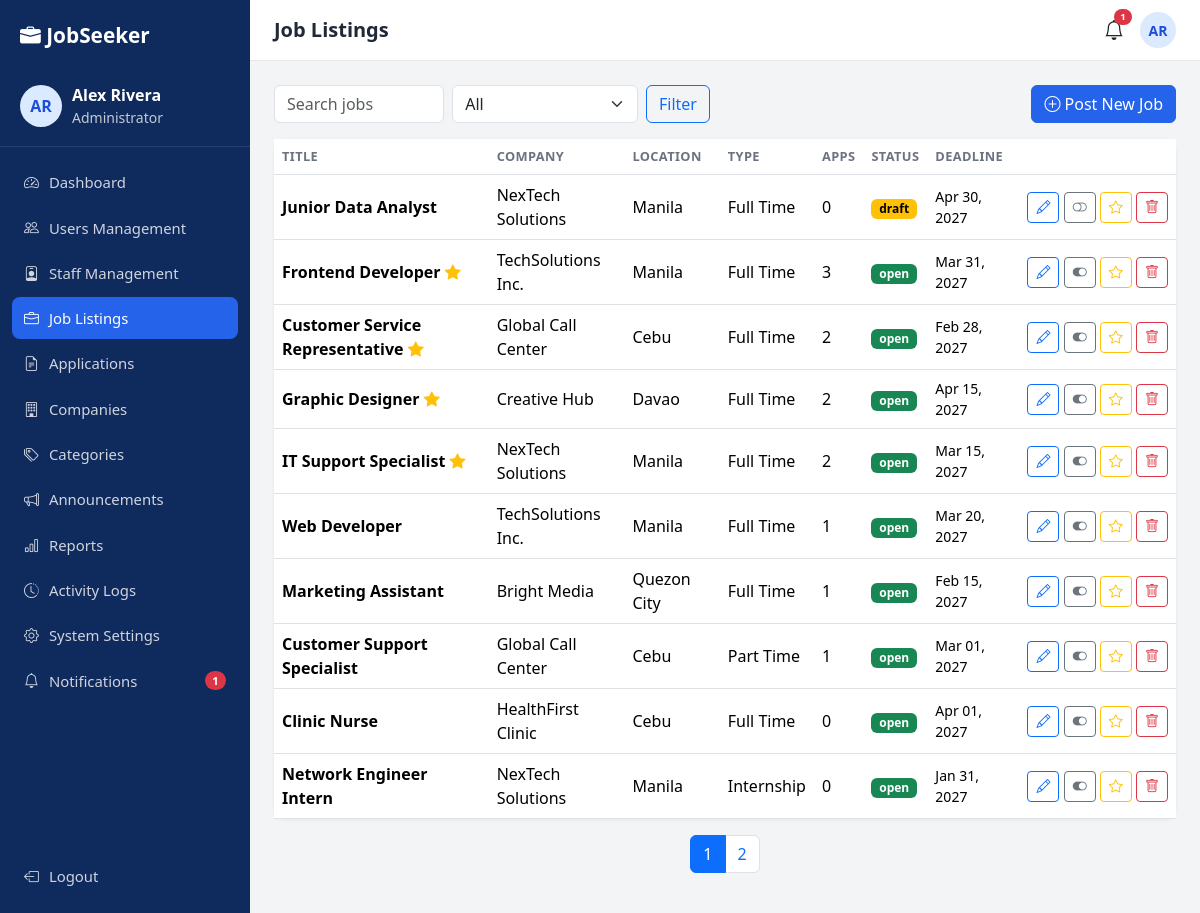
The page /admin/jobs.php (signed in) on the database its author committed.
### tables this page shows
CREATE TABLE user_profiles (
  id INT AUTO_INCREMENT PRIMARY KEY,
  user_id INT NOT NULL UNIQUE,
  phone VARCHAR(30), location VARCHAR(100), headline VARCHAR(150), skills VARCHAR(255), bio TEXT,
  profile_picture VARCHAR(255), resume VARCHAR(255),
  created_at TIMESTAMP DEFAULT CURRENT_TIMESTAMP,
  updated_at TIMESTAMP DEFAULT CURRENT_TIMESTAMP ON UPDATE CURRENT_TIMESTAMP,
  FOREIGN KEY (user_id) REFERENCES users(id) ON DELETE CASCADE
);

CREATE TABLE users (
  id INT AUTO_INCREMENT PRIMARY KEY,
  full_name VARCHAR(120) NOT NULL,
  username VARCHAR(50) NOT NULL UNIQUE,
  email VARCHAR(150) NOT NULL UNIQUE,
  password VARCHAR(255) NOT NULL,
  role ENUM('seeker','staff','admin') NOT NULL DEFAULT 'seeker',
  status ENUM('active','inactive') NOT NULL DEFAULT 'active',
  failed_attempts TINYINT NOT NULL DEFAULT 0,
  locked_until DATETIME NULL,
  last_login DATETIME NULL,
  created_at TIMESTAMP DEFAULT CURRENT_TIMESTAMP,
  updated_at TIMESTAMP DEFAULT CURRENT_TIMESTAMP ON UPDATE CURRENT_TIMESTAMP,
  INDEX idx_role (role), INDEX idx_status (status)
);

CREATE TABLE jobs (
  id INT AUTO_INCREMENT PRIMARY KEY,
  company_id INT NOT NULL, category_id INT NULL, posted_by INT NULL,
  title VARCHAR(150) NOT NULL, description TEXT NOT NULL, requirements TEXT,
  location VARCHAR(100) NOT NULL,
  job_type ENUM('Full Time','Part Time','Contract','Internship') NOT NULL DEFAULT 'Full Time',
  salary_min INT NULL, salary_max INT NULL,
  status ENUM('open','closed','draft') NOT NULL DEFAULT 'open',
  is_featured TINYINT(1) NOT NULL DEFAULT 0,
  deadline DATE NULL,
  created_at TIMESTAMP DEFAULT CURRENT_TIMESTAMP,
  updated_at TIMESTAMP DEFAULT CURRENT_TIMESTAMP ON UPDATE CURRENT_TIMESTAMP,
  INDEX idx_status (status), INDEX idx_location (location), INDEX idx_type (job_type), FULLTEXT idx_search (title, description),
  FOREIGN KEY (company_id) REFERENCES companies(id) ON DELETE CASCADE,
  FOREIGN KEY (category_id) REFERENCES job_categories(id) ON DELETE SET NULL,
  FOREIGN KEY (posted_by) REFERENCES users(id) ON DELETE SET NULL
);

CREATE TABLE companies (
  id INT AUTO_INCREMENT PRIMARY KEY,
  name VARCHAR(150) NOT NULL, industry VARCHAR(100), location VARCHAR(100), website VARCHAR(150), description TEXT,
  created_at TIMESTAMP DEFAULT CURRENT_TIMESTAMP,
  updated_at TIMESTAMP DEFAULT CURRENT_TIMESTAMP ON UPDATE CURRENT_TIMESTAMP,
  INDEX idx_name (name)
);

### admin/jobs.php (called while the page is built)
<?php
require __DIR__ . "/../staff/jobs.php";

### includes/auth.php (called while the page is built, shortened)
<?php
require_once __DIR__ . '/functions.php';
function user() {
    static $u = null;
    if ($u === null && !empty($_SESSION['uid']))
        $u = row('SELECT u.*, p.profile_picture FROM users u LEFT JOIN user_profiles p ON p.user_id=u.id WHERE u.id=?', [$_SESSION['uid']]) ?: false;
    return $u ?: null;
}
function require_role(...$roles) {
    $u = user();
    return $u;
}
function unread_count() { return (int)val('SELECT COUNT(*) FROM notifications WHERE user_id=? AND is_read=0', [$_SESSION['uid'] ?? 0]); }
function scope_company() { return ($_SESSION['role'] ?? '') === 'staff' ? (staff_company() ?: -1) : 0; }
function scope_sql($cid, $alias = 'j') { return $cid ? " AND $alias.company_id=" . (int)$cid : ''; }

### staff/jobs.php (the view, shortened to what this page needs)
<?php
require_once __DIR__ . '/../includes/auth.php';
$u = require_role('staff', 'admin'); $layout = 'dash'; $pageTitle = 'Job Listings';
$cid = scope_company(); $cs = scope_sql($cid);
$qv = trim($_GET['q'] ?? ''); $st = $_GET['status'] ?? '';
$w = "1=1 $cs"; $p = [];
$per = 10; $page = page_no();
$total = (int)val("SELECT COUNT(*) FROM jobs j JOIN companies c ON c.id=j.company_id WHERE $w", $p);
$jobs = rows("SELECT j.*, c.name AS company_name, (SELECT COUNT(*) FROM applications a WHERE a.job_id=j.id) AS apps FROM jobs j JOIN companies c ON c.id=j.company_id WHERE $w ORDER BY j.created_at DESC LIMIT $per OFFSET " . (($page - 1) * $per), $p);
include ROOT_PATH . '/includes/header.php';
?>
<div class="d-flex flex-wrap gap-2 justify-content-between mb-3">
  <form class="d-flex gap-2"><input name="q" class="form-control" placeholder="Search jobs" value="<?= e($qv) ?>"><select name="status" class="form-select"><option value="">All</option></select><button class="btn btn-outline-primary">Filter</button></form>
  <a href="add-job.php" class="btn btn-primary"><i class="bi bi-plus-circle"></i> Post New Job</a></div>
<div class="card"><div class="table-responsive"><table class="table align-middle mb-0"><thead><tr><th>Title</th><?php if ($u['role'] === 'admin') echo '<th>Company</th>'; ?><th>Location</th><th>Type</th><th>Apps</th><th>Status</th><th>Deadline</th><th></th></tr></thead><tbody>
<?php foreach ($jobs as $j): ?><tr>
  <td class="fw-semibold"><?= e($j['title']) ?><?= $j['is_featured'] ? ' <i class="bi bi-star-fill text-warning"></i>' : '' ?></td><?php if ($u['role'] === 'admin') echo '<td>' . e($j['company_name']) . '</td>'; ?>
  <td><?= e($j['location']) ?></td><td><?= e($j['job_type']) ?></td><td><?= $j['apps'] ?></td>
  <td><span class="badge text-bg-<?= ['open' => 'success', 'closed' => 'secondary', 'draft' => 'warning'][$j['status']] ?>"><?= $j['status'] ?></span></td>
  <td class="small"><?= $j['deadline'] ? date('M d, Y', strtotime($j['deadline'])) : '-' ?></td>
  <td class="text-end text-nowrap"><form method="post" class="d-inline"><?= csrf_field() ?><input type="hidden" name="id" value="<?= $j['id'] ?>">
    <a href="edit-job.php?id=<?= $j['id'] ?>" class="btn btn-sm btn-outline-primary" title="Edit"><i class="bi bi-pencil"></i></a>
    <button name="action" value="toggle" class="btn btn-sm btn-outline-secondary" title="Open/Close"><i class="bi bi-toggle-<?= $j['status'] === 'open' ? 'on' : 'off' ?>"></i></button>
    <?php if ($u['role'] === 'admin'): ?><button name="action" value="feature" class="btn btn-sm btn-outline-warning" title="Feature"><i class="bi bi-star"></i></button><?php endif; ?>
    <button name="action" value="delete" class="btn btn-sm btn-outline-danger" data-confirm="Delete this job and its applications?"><i class="bi bi-trash"></i></button></form></td>
</tr><?php endforeach; if (!$jobs) echo '<tr><td colspan="8" class="text-center text-muted py-4">No jobs found.</td></tr>'; ?></tbody></table></div></div>
<div class="mt-3"><?= pager($total, $per, $page) ?></div>
<?php include ROOT_PATH . '/includes/footer.php'; ?>

### includes/sidebar.php (shortened to what this page needs)
<?php
$self = basename($_SERVER['SCRIPT_NAME']);
$su = user();
$menus = [
 'seeker' => [['dashboard.php','speedometer2','Dashboard'],['browse-jobs.php','search','Find Jobs'],['my-applications.php','file-earmark-text','My Applications'],['profile.php','person','Profile'],['saved-jobs.php','heart','Saved Jobs'],['notifications.php','bell','Notifications']],
 'staff'  => [['dashboard.php','speedometer2','Dashboard'],['jobs.php','briefcase','Job Listings'],['add-job.php','plus-circle','Post New Job'],['applications.php','people','Applications'],['interviews.php','calendar-event','Interview Schedule'],['announcements.php','megaphone','Announcements'],['reports.php','bar-chart','Reports'],['../notifications.php','bell','Notifications']],
 'admin'  => [['dashboard.php','speedometer2','Dashboard'],['users.php','people','Users Management'],['staff.php','person-badge','Staff Management'],['jobs.php','briefcase','Job Listings'],['applications.php','file-earmark-text','Applications'],['companies.php','building','Companies'],['categories.php','tags','Categories'],['announcements.php','megaphone','Announcements'],['reports.php','bar-chart','Reports'],['logs.php','clock-history','Activity Logs'],['settings.php','gear','System Settings'],['../notifications.php','bell','Notifications']],
];
$role = $su['role'];
$base = url($role . '/');
$roleLabel = ['seeker' => 'Job Seeker', 'staff' => 'Staff', 'admin' => 'Administrator'][$role];
$unread = unread_count();
?>
<div class="dash-wrap">
  <aside class="sidebar" id="sidebar">
    <a href="<?= url('index.php') ?>" class="side-brand"><i class="bi bi-briefcase-fill"></i> JobSeeker</a>
    <div class="side-user">
      <?= avatar($su, 42) ?>
      <div class="min-w-0"><div class="fw-semibold text-truncate"><?= e($su['full_name']) ?></div><div class="small opacity-75"><?= $roleLabel ?></div></div>
    </div>
    <nav class="side-nav">
      <?php foreach ($menus[$role] as [$mf, $mi, $ml]):
        $active = ($self === basename($mf)) || ($self === 'edit-job.php' && $mf === 'jobs.php'); ?>
        <a href="<?= $base . $mf ?>" class="<?= $active ? 'active' : '' ?>"><i class="bi bi-<?= $mi ?>"></i> <?= $ml ?>
          <?php if ($mf === '../notifications.php' || $mf === 'notifications.php'): ?><span class="badge bg-danger rounded-pill ms-auto js-notif-badge" <?= $unread ? '' : 'hidden' ?>><?= $unread ?></span><?php endif; ?></a>
      <?php endforeach; ?>
    </nav>
    <a href="<?= url('logout.php') ?>" class="side-logout"><i class="bi bi-box-arrow-left"></i> Logout</a>
  </aside>
  <div class="dash-main">
    <header class="topbar">
      <h5 class="mb-0 fw-semibold"><?= e($pageTitle ?? 'Dashboard') ?></h5>
      <div class="ms-auto d-flex align-items-center gap-3">
        <a href="<?= url($role === 'seeker' ? 'seeker/notifications.php' : 'notifications.php') ?>" class="position-relative text-dark fs-5"><i class="bi bi-bell"></i>
          <span class="badge bg-danger rounded-pill notif-dot js-notif-badge" <?= $unread ? '' : 'hidden' ?>><?= $unread ?></span></a>
        <?= avatar($su, 36) ?>
      </div>
    </header>
    <main class="dash-content">

### includes/functions.php (shortened to what this page needs)
<?php
require_once __DIR__ . '/../config/config.php';
function e($v) { return htmlspecialchars((string)$v, ENT_QUOTES, 'UTF-8'); }
function url($p = '') { return BASE_URL . '/' . ltrim($p, '/'); }
function q($sql, $p = []) { global $pdo; $s = $pdo->prepare($sql); $s->execute($p); return $s; }
function row($sql, $p = []) { return q($sql, $p)->fetch(); }
function rows($sql, $p = []) { return q($sql, $p)->fetchAll(); }
function val($sql, $p = []) { return q($sql, $p)->fetchColumn(); }
function initials($n) { $p = preg_split('/\s+/', trim($n)); return strtoupper(substr($p[0], 0, 1) . (isset($p[1]) ? substr($p[1], 0, 1) : '')); }
function avatar($u, $size = 40) {
    return '<span class="avatar avatar-i" style="width:' . $size . 'px;height:' . $size . 'px;font-size:' . round($size / 2.6) . 'px">' . e(initials($u['full_name'])) . '</span>';
}
function pager($total, $per, $page) {
    $pages = max(1, (int)ceil($total / $per));
    $qs = $_GET; unset($qs['ajax']);
    $h = '<nav><ul class="pagination justify-content-center flex-wrap">';
    for ($i = 1; $i <= $pages; $i++) { $qs['page'] = $i; $h .= '<li class="page-item' . ($i == $page ? ' active' : '') . '"><a class="page-link" href="?' . e(http_build_query($qs)) . '">' . $i . '</a></li>'; }
    return $h . '</ul></nav>';
}
function page_no() { return max(1, (int)($_GET['page'] ?? 1)); }
    ob_start(); ?>

### assets/css/style.css (style rules this page uses)
:root { --primary:#2563EB;--primary-dark:#1d4ed8;--navy:#0f2a5c;--navy2:#143570;--success:#10B981;--warning:#F59E0B;--danger:#EF4444;--gray:#6B7280;--bg:#F3F4F6 }
body { font-family:'Segoe UI',system-ui,-apple-system,Roboto,sans-serif;background:#fff;color:#1f2937 }
.layout-dash { background:var(--bg) }
.min-w-0 { min-width:0 }
.btn-primary { --bs-btn-bg:var(--primary);--bs-btn-border-color:var(--primary);--bs-btn-hover-bg:var(--primary-dark);--bs-btn-hover-border-color:var(--primary-dark) }
.dash-wrap { display:flex;min-height:100vh }
.sidebar { width:250px;background:var(--navy);color:#fff;display:flex;flex-direction:column;position:fixed;top:0;bottom:0;left:0;z-index:1040;transition:transform .25s }
.side-brand { color:#fff;text-decoration:none;font-weight:800;font-size:1.3rem;padding:20px }
.side-user { display:flex;gap:10px;align-items:center;padding:12px 20px 18px;border-bottom:1px solid rgba(255,255,255,.1) }
.side-nav { padding:14px 12px;flex:1;overflow-y:auto }
.side-nav a,.side-logout { display:flex;align-items:center;gap:10px;color:rgba(255,255,255,.8);text-decoration:none;padding:10px 12px;border-radius:8px;margin-bottom:3px;font-size:.93rem }
.side-nav a.active { background:var(--primary);color:#fff }
.side-logout { margin:0 12px 16px }
.dash-main { flex:1;margin-left:250px;min-width:0 }
.topbar { background:#fff;display:flex;align-items:center;gap:12px;padding:12px 24px;position:sticky;top:0;z-index:1020;border-bottom:1px solid #e5e7eb }
.dash-content { padding:24px }
.notif-dot { position:absolute;top:-6px;right:-8px;font-size:.6rem }
.avatar { border-radius:50%;object-fit:cover }
.avatar-i { display:inline-flex;align-items:center;justify-content:center;background:#dbeafe;color:var(--primary-dark);font-weight:700;flex-shrink:0 }
.card { border:0;border-radius:12px;box-shadow:0 1px 4px rgba(0,0,0,.06) }
.table thead th { font-size:.8rem;text-transform:uppercase;letter-spacing:.03em;color:var(--gray);border-bottom-width:1px }

### rows shown on the page
user_profiles: user.full_name "AR AR", user.full_name "Alex Rivera", user.role "Administrator"
jobs: title "Junior Data Analyst", company.name "NexTech Solutions", location "Manila", job_type "Full Time", apps "0", status "draft", deadline "Apr 30, 2027"
jobs: title "Frontend Developer", is_featured 1 (drawn), company.name "TechSolutions Inc.", location "Manila", job_type "Full Time", apps "3", status "open", deadline "Mar 31, 2027"
jobs: title "Customer Service Representative", is_featured 1 (drawn), company.name "Global Call Center", location "Cebu", job_type "Full Time", apps "2", status "open", deadline "Feb 28, 2027"
jobs: title "Graphic Designer", is_featured 1 (drawn), company.name "Creative Hub", location "Davao", job_type "Full Time", apps "2", status "open", deadline "Apr 15, 2027"
jobs: title "IT Support Specialist", is_featured 1 (drawn), company.name "NexTech Solutions", location "Manila", job_type "Full Time", apps "2", status "open", deadline "Mar 15, 2027"
jobs: title "Web Developer", company.name "TechSolutions Inc.", location "Manila", job_type "Full Time", apps "1", status "open", deadline "Mar 20, 2027"
jobs: title "Marketing Assistant", company.name "Bright Media", location "Quezon City", job_type "Full Time", apps "1", status "open", deadline "Feb 15, 2027"
jobs: title "Customer Support Specialist", company.name "Global Call Center", location "Cebu", job_type "Part Time", apps "1", status "open", deadline "Mar 01, 2027"
jobs: title "Clinic Nurse", company.name "HealthFirst Clinic", location "Cebu", job_type "Full Time", apps "0", status "open", deadline "Apr 01, 2027"
jobs: title "Network Engineer Intern", company.name "NexTech Solutions", location "Manila", job_type "Internship", apps "0", status "open", deadline "Jan 31, 2027"

### other values the page prints
$ml "Dashboard"
$ml "Users Management"
$ml "Staff Management"
$ml "Job Listings"
$ml "Applications"
$ml "Companies"
$ml "Categories"
$ml "Announcements"
$ml "Reports"
$ml "Activity Logs"
$ml "System Settings"
$ml "Notifications"
$unread "1"
$pageTitle "Job Listings"
